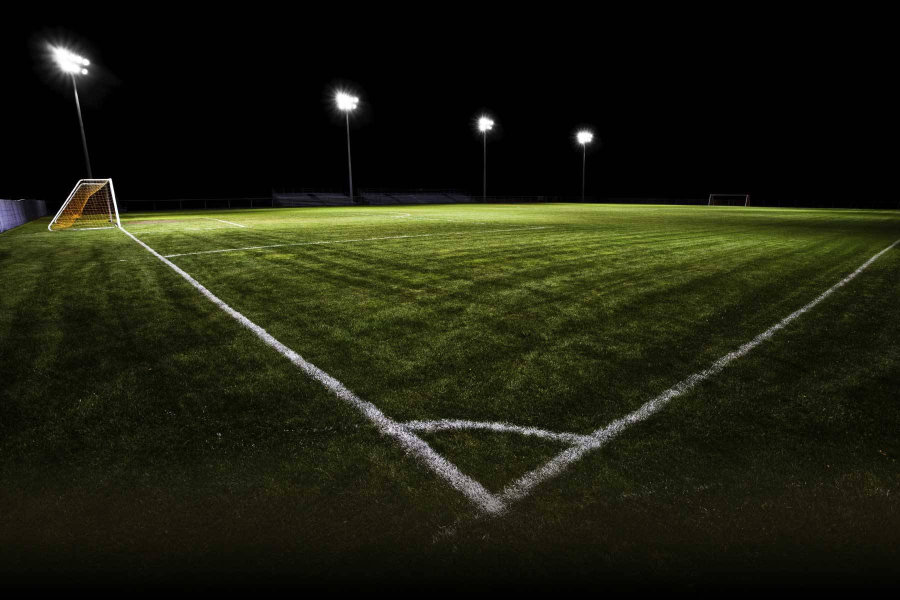
#> input picture images/input.jpg, 1800 x 1200 px (shown at 1/2 size)
$ jupyter execute '1. Images reprtesentation(RGB,HSV...).ipynb'
#> lines starting #> are read from the running program, lines starting #| are printed output that depends on the picture
### OPENCV

##### 1.Images representaion(reading and writing)

[cell 1]
import cv2
import numpy as np
import matplotlib
import matplotlib.pyplot as plt

#### 1.1 RGB

[cell 2]
input=cv2.imread("./images/input.jpg")
#> input is the input picture: shape (1200, 1800, 3); mean B, G, R 15.4, 31.6, 29.7
cv2.imshow("football is my love",input)
cv2.waitKey(0)
cv2.destroyAllWindows()

[cell 3]
print(input.shape)
#| (1200, 1800, 3)
print("B G R values for an pixel are "+str(input[520,500]))
#| B G R values for an pixel are [37 94 85]
cv2.imwrite('output.jpg', input)
#> Out = True

[cell 4]
B,G,R=cv2.split(input)
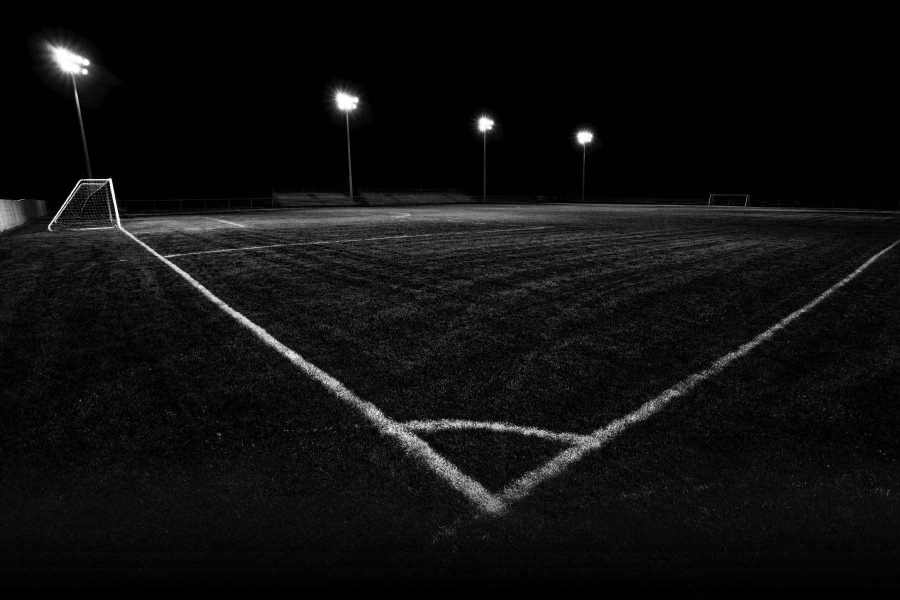
#> B: shape (1200, 1800) (shown at 1/2 size); min 0, max 255, mean 15.4
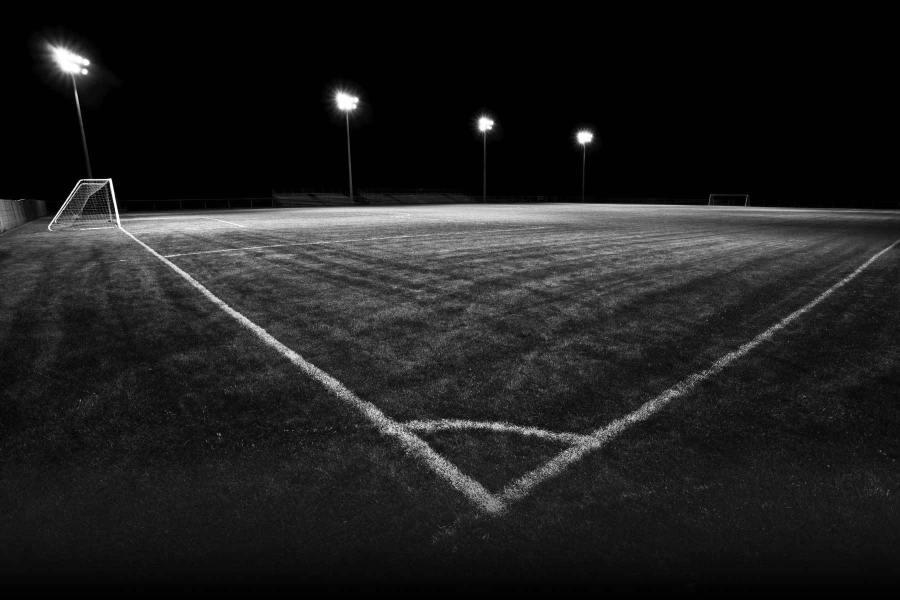
#> G: shape (1200, 1800) (shown at 1/2 size); min 0, max 255, mean 31.6
cv2.imshow("blue component" ,B)
cv2.imshow("Red component" ,R)
cv2.imshow("Green component" ,G)
cv2.waitKey(0)
cv2.destroyAllWindows()
# remake the original image
mraged_img=cv2.merge([B,G,R+50])
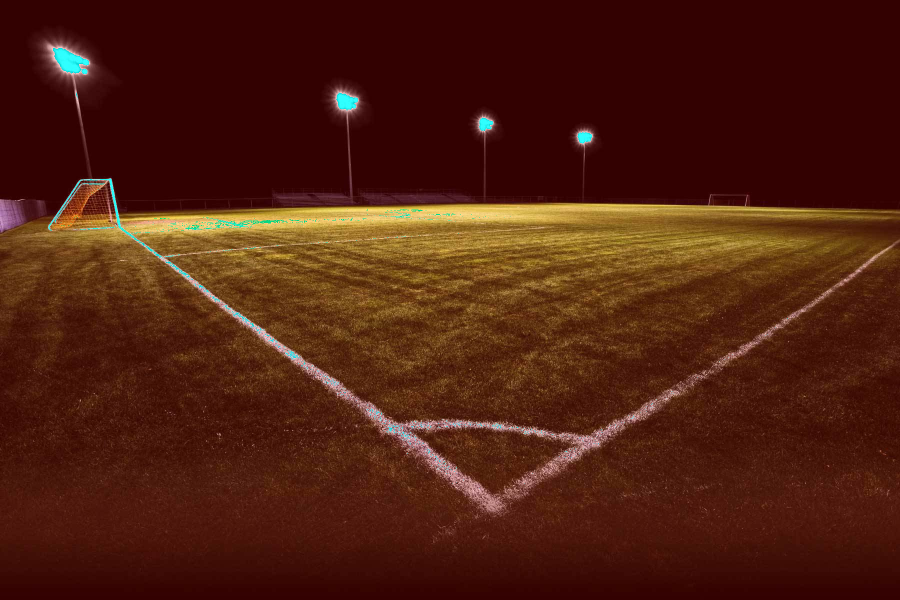
#> mraged_img: shape (1200, 1800, 3) (shown at 1/2 size); mean B, G, R 15.4, 31.6, 78.6
cv2.imshow("merged image with amplifying red",mraged_img)
cv2.waitKey(0)
cv2.destroyAllWindows()

##### 1.2 Grayscaling(black and whte Images)

[cell 5]
gray_images=cv2.cvtColor(input,cv2.COLOR_BGR2GRAY)
cv2.imshow("football in grey",gray_images)
print("in black and white we have one value for an pixel are "+str(gray_images[520,500]))
#| in black and white we have one value for an pixel are 85
cv2.waitKey(0)
cv2.destroyAllWindows()

#### 1.3 anoher useful color space is HSV
hsv is usefyl in color filtering

[cell 6]
hsv_image=cv2.cvtColor(input,cv2.COLOR_BGR2HSV)
#> hsv_image: shape (1200, 1800, 3); mean H, S, V 22.7, 101, 32.2
cv2.imshow("football in hsv",hsv_image)
cv2.imshow('Hue channel', hsv_image[:, :, 0])
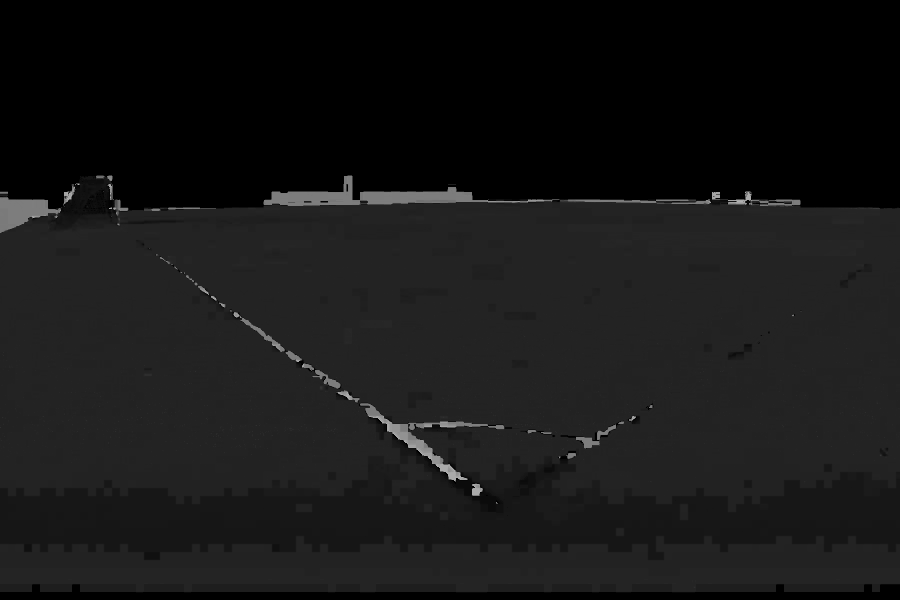
#> window 'Hue channel': shape (1200, 1800) (shown at 1/2 size); min 0, max 179, mean 22.7
cv2.imshow('Saturation channel', hsv_image[:, :, 1])
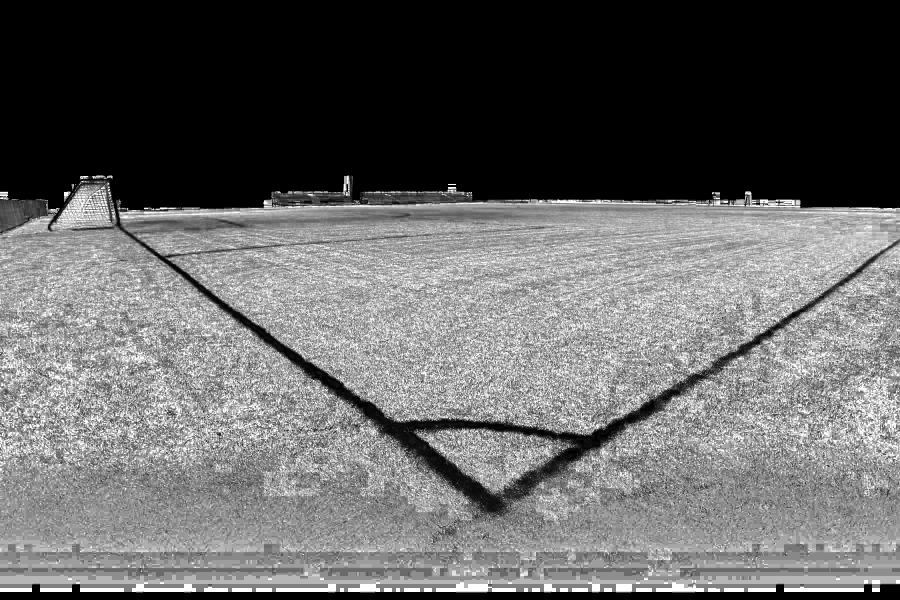
#> window 'Saturation channel': shape (1200, 1800) (shown at 1/2 size); min 0, max 255, mean 101
cv2.imshow('Value channel', hsv_image[:, :, 2])
cv2.waitKey(0)
cv2.destroyAllWindows()

#### 1.4 Histograms

[cell 7]
"""
cv2.calcHist(images, channels, mask, histSize, ranges[, hist[, accumulate]])

images: it is the source image of type uint8 or float32. it should be given in square brackets, ie, "[img]".
channels: it is also given in square brackets. It is the index of channel for which we calculate histogram. For example, if input is grayscale image, its value is [0]. For color image, you can pass [0], [1] or [2] to calculate histogram of blue, green or red channel respectively.
mask: mask image. To find histogram of full image, it is given as "None". But if you want to find histogram of particular region of image, you have to create a mask image for that and give it as mask. (I will show an example later.)
histSize: this represents our BIN count. Need to be given in square brackets. For full scale, we pass [256].
ranges : this is our RANGE. Normally, it is [0,256].
"""

histo=cv2.calcHist([input],[0],None,[256],[0,256])
#> histo = 256 values, max 690054 at index 1, min 68 at index 233, mean 8437.5
# ravel flattens our input array(from 2D to 1D)
plt.hist(input.ravel(),256,[0,256])
plt.show()
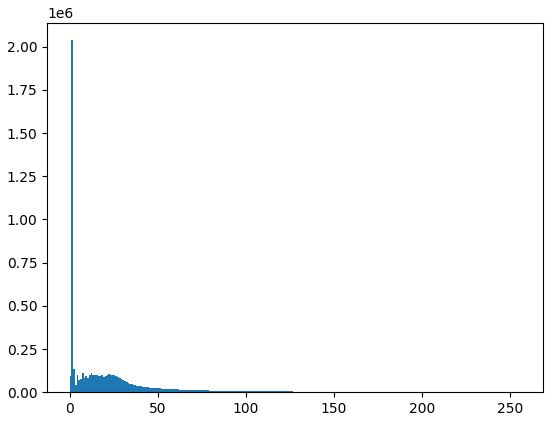
#> figure drawn by matplotlib, 1 panel; tallest bar 2037107 high, from x = 1 to 2

[cell 8]
for i,c in enumerate(['b','g','r']):
    histo2=cv2.calcHist([input],[i],None,[256],[0,256])
    plt.plot(histo2, color = c)
    plt.xlim([0,256])
plt.show()
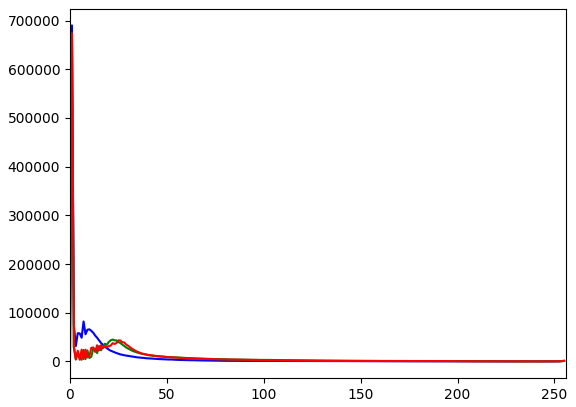
#> figure drawn by matplotlib, 1 panel; curve peaks at x = 1, y = 690054; curve peaks at x = 1, y = 673397; curve peaks at x = 1, y = 673656

#### 1.5 drawing images and shapes

[cell 9]
import cv2
import numpy as np

# Create a black image
image = np.zeros((512,512,3), np.uint8)

# Can we make this in black and white?
image_bw = np.zeros((512,512), np.uint8)

# darwing a line
cv2.line(image, (0,0), (511,511), (255,127,0), 5)
# draw a rectangle
cv2.rectangle(image, (100,100), (300,250), (127,50,127), -1)
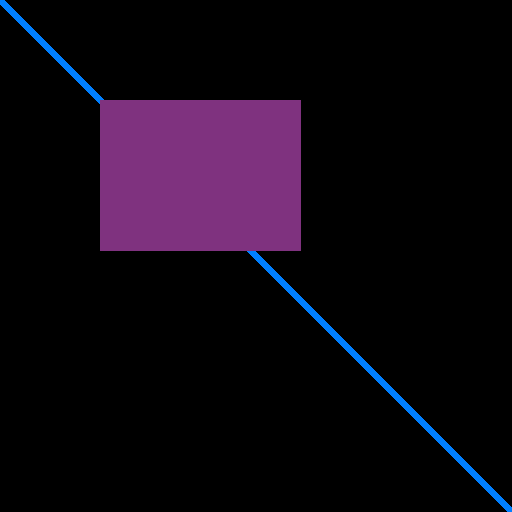
#> image: shape (512, 512, 3); mean of channels 0, 1, 2 17.9, 7.4, 14.7; drawn as B, G, R
# draw a circle
cv2.circle(image, (350, 350), 100, (15,75,50), -1)
# draw a shape
# Let's define four points
pts = np.array( [[10,50], [400,50], [90,200], [100,500]], np.int32)
# Let's now reshape our points in form  required by polylines
pts = pts.reshape((-1,1,2))

# put a text
cv2.putText(image, 'Hello Folks!', (75,290), cv2.FONT_HERSHEY_COMPLEX, 2, (100,170,0), 3)
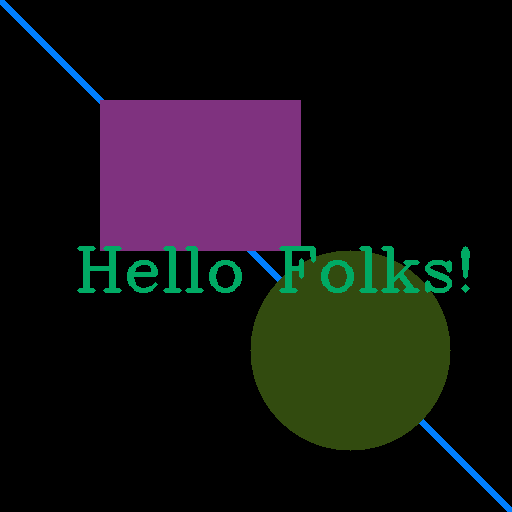
#> image: shape (512, 512, 3); mean of channels 0, 1, 2 20.4, 19, 20.2; drawn as B, G, R
cv2.imshow("Image shapes", image)

cv2.waitKey(0)
cv2.destroyAllWindows()

$ run again, with images/stade.jpg copied over images/input.jpg
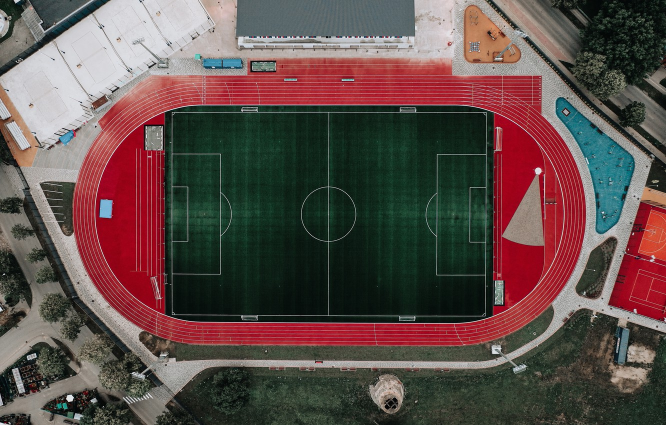
#> input picture images/stade.jpg, 1332 x 850 px (shown at 1/2 size)
#> input is the input picture: shape (850, 1332, 3); mean B, G, R 73.6, 77.2, 95.6
#| (850, 1332, 3)
#| B G R values for an pixel are [26 38 16]
#> Out = True
#| in black and white we have one value for an pixel are 30
#> hsv_image: shape (850, 1332, 3); mean H, S, V 78.7, 104.5, 105
#> `cv2.imshow('Value channel', hsv_image[:, :, 2])`:
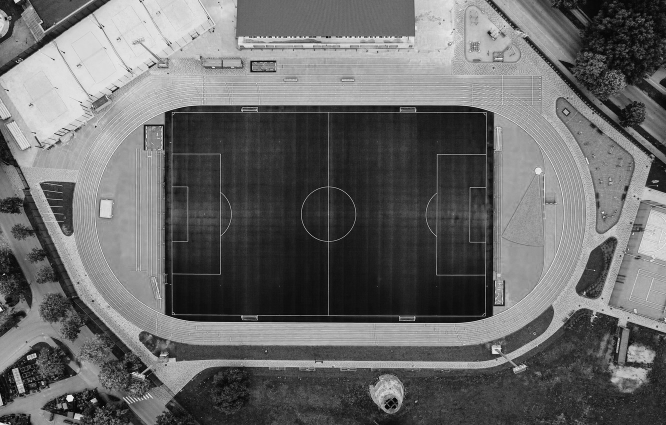
#> window 'Value channel': shape (850, 1332) (shown at 1/2 size); min 0, max 255, mean 105
#> histo = 256 values, max 23014 at index 25, min 3 at index 252, mean 4422.7
#> `plt.show()`:
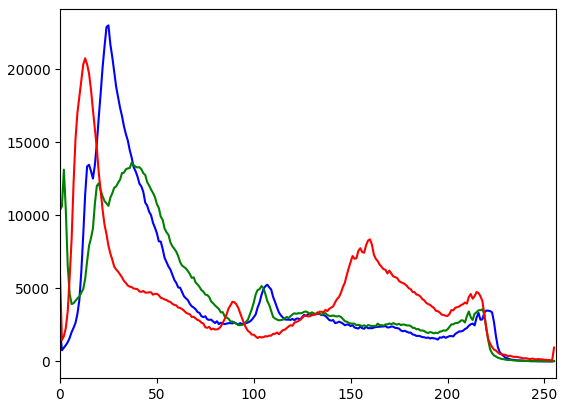
#> figure drawn by matplotlib, 1 panel; curve peaks at x = 25, y = 23014; curve peaks at x = 37, y = 13615; curve peaks at x = 13, y = 20760
